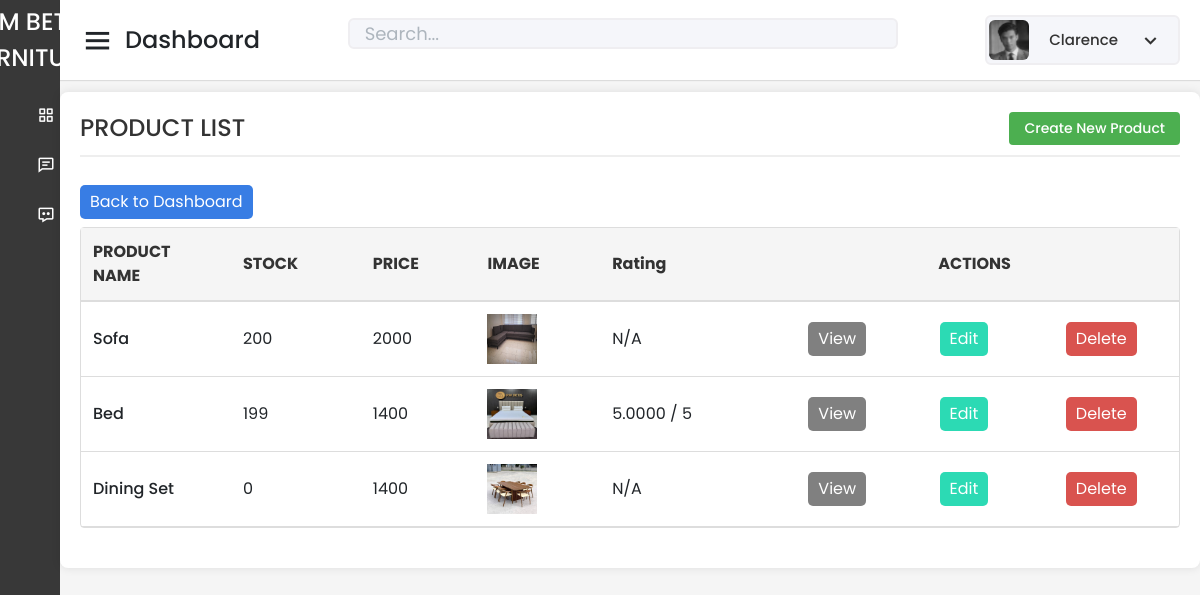
/Capstone_Admin/product/read-all-product-form.php (signed in), run on the app's committed database.
### tables this page shows
CREATE TABLE `tbl_prod_info` (
  `Product_ID` int(11) NOT NULL AUTO_INCREMENT,
  `Product_Name` varchar(255) NOT NULL,
  `Description` text DEFAULT NULL,
  `Category` varchar(100) DEFAULT NULL,
  `Sizes` varchar(100) DEFAULT NULL,
  `Color` varchar(50) DEFAULT NULL,
  `Stock` varchar(100) DEFAULT NULL,
  `Assembly_Required` varchar(255) DEFAULT NULL,
  `ImageURL` varchar(255) DEFAULT NULL,
  `Price` varchar(255) NOT NULL,
  `Sold` varchar(255) DEFAULT NULL,
  `DateAdded` timestamp NOT NULL DEFAULT current_timestamp(),
  `LastUpdate` timestamp NOT NULL DEFAULT current_timestamp() ON UPDATE current_timestamp(),
  `GLB_File_URL` varchar(255) DEFAULT NULL,
  `product_type` enum('readymade','custom') DEFAULT 'readymade',
  PRIMARY KEY (`Product_ID`)
);

### Capstone_Admin/product/read-all-product-form.php (the view, shortened to what this page needs)
<?php
include '../config/database.php';
$adminId = $_SESSION['admin_id'];
$stmt = $pdo->prepare("SELECT First_Name, PicPath FROM tbl_admin_info WHERE Admin_ID = :admin_id");
$stmt->bindParam(':admin_id', $adminId);
$stmt->execute();
$admin = $stmt->fetch(PDO::FETCH_ASSOC);
$adminName = htmlspecialchars($admin['First_Name']);
$baseUrl = 'http://localhost/Capstone_Beta/';
$profilePicPath = $admin['PicPath'];
$profilePicPath = preg_replace('/^[\/]*(Capstone_Beta\/)?(Capstone_Admin\/)?(admin\/)?/', '', $profilePicPath);
$profilePicPath = htmlspecialchars($profilePicPath);
$search = isset($_GET['search']) ? $_GET['search'] : '';
$query = "
    SELECT
        p.Product_ID,
        p.Product_Name,
        p.Stock,
        p.Price,
        p.ImageURL,
        COALESCE(AVG(r.Rating), 0) AS AverageRating
    FROM tbl_prod_info p
    LEFT JOIN tbl_reviews r ON p.Product_ID = r.Product_ID
    WHERE p.product_type != 'custom' AND (p.Product_Name LIKE :search
    OR p.Category LIKE :search
    OR p.Description LIKE :search)
    GROUP BY p.Product_ID, p.Product_Name
";
$stmt = $pdo->prepare($query);
$searchParam = '%' . $search . '%';
$stmt->bindParam(':search', $searchParam, PDO::PARAM_STR);
$stmt->execute();
$rows = $stmt->fetchAll(PDO::FETCH_ASSOC);
?>
<!DOCTYPE html>
<html lang="en" dir="ltr">
<head>
    <link href="../static/css/bootstrap.min.css" rel="stylesheet">
    <link href="../static/css-files/dashboard.css" rel="stylesheet">
    <link href="../static/css-files/button.css" rel="stylesheet">
    <link href="../static/css-files/admin_homev2.css" rel="stylesheet">
    <link href="https://unpkg.com/boxicons@2.0.7/css/boxicons.min.css" rel="stylesheet" />
</head>
<body>
    <div class="sidebar">
      <div class="logo-details">
        <span class="logo_name">
            <img src="../static/images/rm raw png.png" alt="RM BETIS FURNITURE"  class="logo_name">
        </span>
    </div>
        <ul class="nav-links">
            <li>
                <a href="../dashboard/dashboard.php" class="">
                    <i class="bx bx-grid-alt"></i>
                </a>
            </li>
            <li>
                <a href="../purchase-history/read-all-history-form.php" class="">
                    <i class="bx bx-comment-detail"></i>
                </a>
            </li>
            <li>
    <a href="../reviews/read-all-reviews-form.php">
        <i class="bx bx-message-dots"></i>
    </a>
</li>
        </ul>
    </div>
    <section class="home-section">
    <nav>
            <div class="sidebar-button">
                <i class="bx bx-menu sidebarBtn"></i>
                <span class="dashboard">Dashboard</span>
            </div>
            <div class="search-box">
                <form method="GET" action="">
                    <input type="text" name="search" placeholder="Search..." value="<?php echo htmlspecialchars($search); ?>" />
                </form>
            </div>
            <div class="profile-details" onclick="toggleDropdown()">
                <img src="<?php echo $baseUrl . $profilePicPath; ?>" alt="Profile Picture" />
                <span class="admin_name"><?php echo $adminName; ?></span>
                <i class="bx bx-chevron-down dropdown-button"></i>
            </div>
 </nav>
    <br><br><br>
    <div class="container_boxes">
        <h4>PRODUCT LIST <a href="create-product-form.php">Create New Product</a></h4>
        <div class="button-container">
                    <a href="../dashboard/dashboard.php" class="buttonBack">Back to Dashboard</a>
                </div>
        <div id="product-list">
            <table width="100%" border="1" cellspacing="5">
                <tr>
                    <th>PRODUCT NAME</th>
                    <th>STOCK</th>
                    <th>PRICE</th>
                    <th>IMAGE</th>
                    <th>Rating</th>
                    <th colspan="3" style="text-align: center;">ACTIONS</th>
                </tr>
                <?php
                foreach ($rows as $row) {
                    $productID = htmlspecialchars($row["Product_ID"]);
                    $productName = htmlspecialchars($row["Product_Name"]);
                    $stock = htmlspecialchars($row["Stock"]);
                    $price = htmlspecialchars($row["Price"]);
                    $imageURL = htmlspecialchars($row["ImageURL"]);
                    $averageRating = htmlspecialchars($row['AverageRating']);
                    $imageURLs = explode(',', $imageURL);
                    $firstImageURL = $imageURLs[0];
                ?>
                <tr>
                    <td><?php echo $productName; ?></td>
                    <td><?php echo $stock; ?></td>
                    <td><?php echo $price; ?></td>
                    <td>
                        <?php
                        if (!empty($firstImageURL)) {
                            echo '<img src="/Capstone_Beta/' . $firstImageURL . '" alt="Product Image" style="width:50px;height:50px;">';
                        } else {
                            echo '<img src="/Capstone_Beta/static/images/placeholder.jpg" alt="Placeholder Image" style="width:50px;height:50px;">';
                        }
                        ?>
                    </td>
                    <td>
                        <?php
                         if ($averageRating > 0) {
                            echo $averageRating . ' / 5';
                         } else {
                             echo 'N/A';
                         }
                         ?>
                    </td>
                    <td style="text-align: center;">
                        <a class="buttonView" href="read-one-product-form.php?id=<?php echo $productID; ?>" target="_parent">View</a>
                    </td>
                    <td style="text-align: center;">
                        <a class="buttonEdit" href="update-product-form.php?id=<?php echo $productID; ?>" target="_parent">Edit</a>
                    </td>
                    <td style="text-align: center;">
                        <a class="buttonDelete" href="delete-product-form.php?id=<?php echo $productID; ?>" target="_parent">Delete</a>
                    </td>
                </tr>
                <?php } ?>
            </table>
        </div>
    </div>
</section>
</body>
</html>

### Capstone_Admin/static/css-files/dashboard.css (style rules this page uses)
.profile-details { position: relative; display: flex; align-items: center; cursor: pointer; }
.profile-details img { width: 40px; height: 40px; border-radius: 50%; margin-right: 10px; }
.dropdown-button { cursor: pointer; font-size: 18px; margin-left: 10px; }

### Capstone_Admin/static/css-files/button.css (style rules this page uses)
.button-container { display: flex; gap: 10px; margin-top: 10px; align-items: center; justify-content: center; }
.buttonView, .buttonBack, .buttonUpdate, .buttonEdit, .buttonDelete, .buttonCheckout, .buttonAccept, .buttonDecline { text-decoration: none; color: white; padding: 5px 10px; border-radius: 5px; transition: all 0.2s ease; text-align: center; border: none; }
.buttonView, .buttonCheckout { background-color: grey; }
.buttonBack { background-color: #475569; }
.buttonEdit { background-color: #2cdab4; }
.buttonDelete { background-color: #ff3333; }
.container_boxes { padding: 20px; margin: 20px auto; max-width: 100vw; background-color: #ffffff; border-radius: 8px; box-shadow: 0 0 10px rgba(0,0,0,0.1); }
.container_boxes h4 { color: #333; margin-bottom: 20px; padding-bottom: 10px; border-bottom: 2px solid #eee; display: flex; justify-content: space-between; align-items: center; }
.container_boxes h4 a { text-decoration: none; background-color: #4CAF50; color: white; padding: 8px 15px; border-radius: 4px; font-size: 14px; }
.container_boxes table { width: 100%; border-collapse: separate; border-spacing: 0; border: 1px solid #ddd; border-radius: 4px; }
.container_boxes th { background-color: #f5f5f5; padding: 12px; text-align: left; border-bottom: 2px solid #ddd; color: #333; }
.container_boxes td { padding: 12px; border-bottom: 1px solid #ddd; }
input[type="text"], input[type="password"], input[type="email"], select { width: 100%; padding: 8px 12px; margin: 8px 0; display: inline-block; border: 1px solid #ccc; border-radius: 4px; box-sizing: border-box; font-size: 14px; transition: border-color 0.3s ease, box-shadow 0.3s ease; }
::placeholder { color: #adb5bd; opacity: 1; }
.button-container { margin-top: 20px; display: flex; gap: 10px; justify-content: flex-start; }
table { width: 100%; border-collapse: collapse; margin-bottom: 20px; }
table td { padding: 8px; vertical-align: middle; }
table td:first-child { width: 150px; font-weight: 500; }
h4 { text-align: center; margin-bottom: 30px; color: #333; }

### data on the page
tbl_prod_info: Product_Name "Sofa", Stock "200", Price "2000", shows a picture, shows "N/A"
tbl_prod_info: Product_Name "Bed", Stock "199", Price "1400", shows a picture, averageRating "5.0000"
tbl_prod_info: Product_Name "Dining Set", Stock "0", Price "1400", shows a picture, shows "N/A"

### other printed values
$adminName "Clarence"
